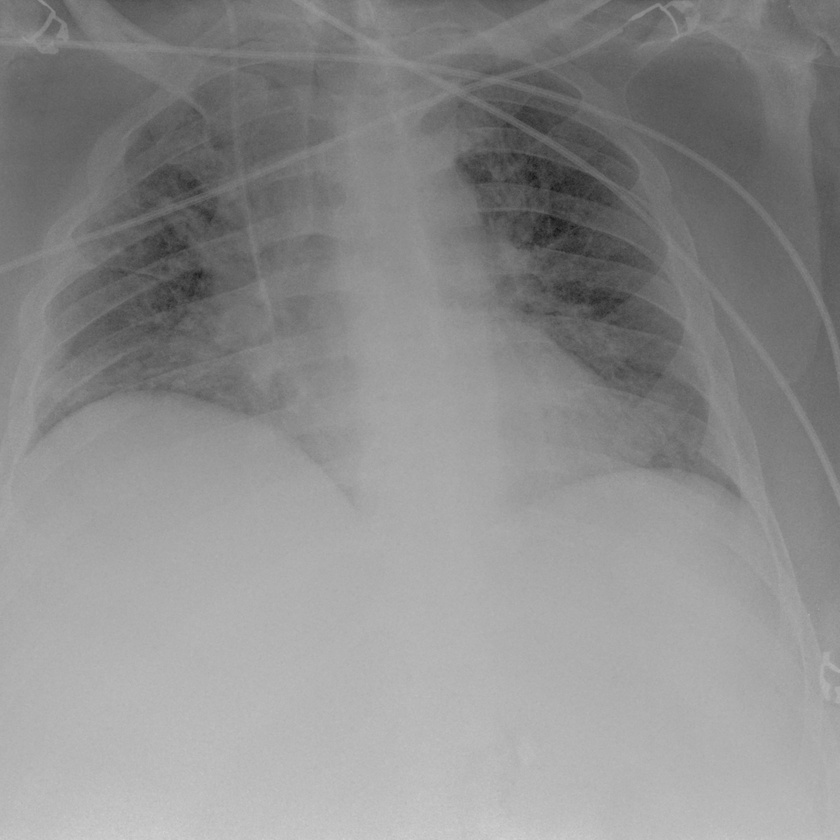
#> input picture src/img.jpg, 840 x 840 px, shrunk from 2000 x 2000 before the run
$ python test.py
#> lines starting #> are read from the running program, lines starting #| are printed output that depends on the picture
### src/xray_processor.py
import copy

import cv2 as cv
import numpy as np
from scipy.fftpack import fft2, ifft2, fftshift
import imageio
import utils
from scipy.ndimage.filters import gaussian_filter, median_filter
from skimage import img_as_float


class XRayProcessor:

    # [51 lines left out: function beasf, not called in this run]

    @staticmethod
    def clahe(filename, clip_limit=4, window_size=8):
#> called with filename = 'img.jpg', clip_limit = 4, window_size = 8
        img = cv.imread(filename, 0)
#> img is the input picture: shape (840, 840); min 19, max 211, mean 141.5
        # create a CLAHE object (Arguments are optional).
        clahe = cv.createCLAHE(clipLimit=clip_limit, tileGridSize=(window_size, window_size))
        cl1 = clahe.apply(img)
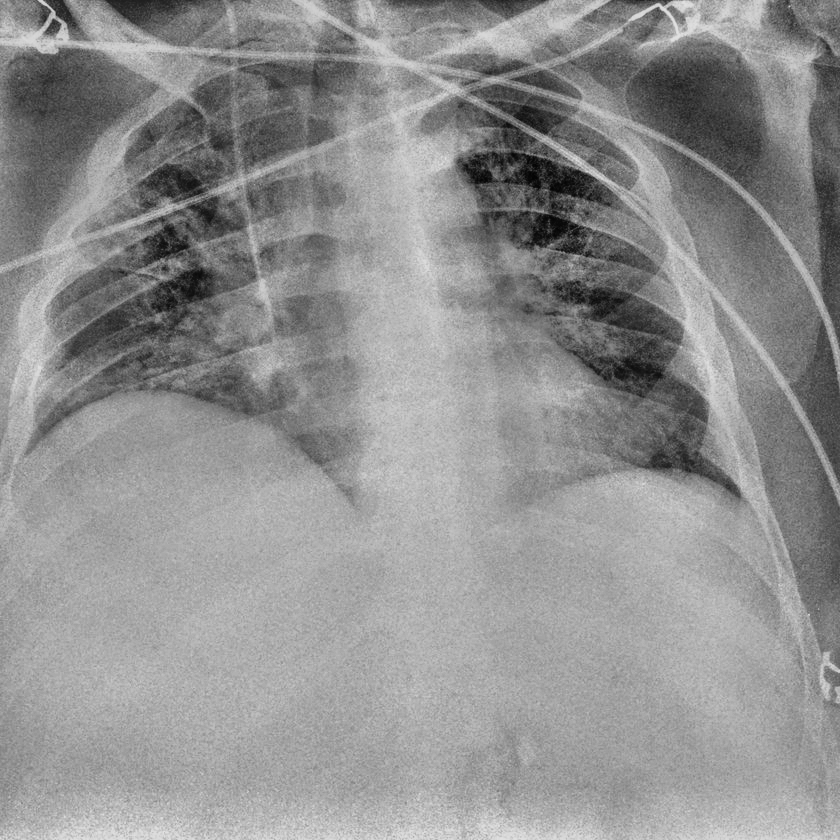
#> cl1: shape (840, 840); min 3, max 227, mean 144.4
        # cv.imwrite(filename.split(".")[:-1]+"_result." + filename.split(".")[-1], cl1)
        return cl1

    # [66 lines left out: functions hef, unsharp_masking, not called in this run]

### src/test.py
import imageio

from xray_processor import XRayProcessor

if __name__ == '__main__':
    img = "img.jpg"
    processed_image = XRayProcessor.clahe(img)
    filename = "result.jpg"
    imageio.imwrite(filename, processed_image)
